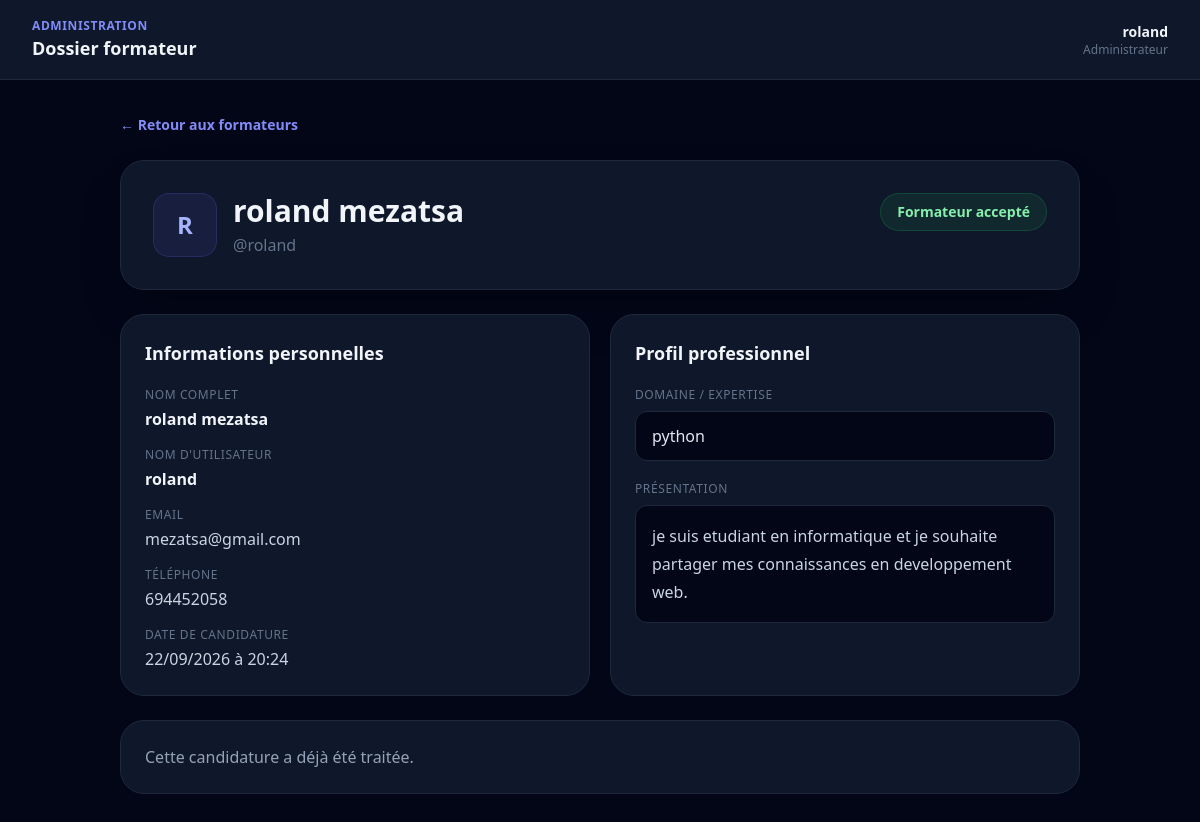
Page /admin-dashboard/formateurs/1/ (signed in) on the committed database.
### accounts/models.py (models this page shows, shortened)
class TrainerApplication(models.Model):
    STATUS_CHOICES = [
        ("pending", "En attente"),
        ("approved", "Acceptée"),
        ("rejected", "Refusée"),
    ]
    user = models.OneToOneField(
        settings.AUTH_USER_MODEL,
        on_delete=models.CASCADE,
        related_name="trainer_application"
    )
    full_name = models.CharField(
        max_length=200
    )
    phone = models.CharField(
        max_length=30
    )
    expertise = models.CharField(
        max_length=255
    )
    description = models.TextField()
    status = models.CharField(
        max_length=20,
        choices=STATUS_CHOICES,
        default="pending"
    )
    created_at = models.DateTimeField(
        auto_now_add=True
    )
    updated_at = models.DateTimeField(
        auto_now=True
    )

### app/views.py (the view)
@login_required
def admin_trainer_detail(request, application_id):
    if not request.user.is_superuser:
        return render(
            request,
            "app/access_denied.html",
            status=403
        )
    application = get_object_or_404(
        TrainerApplication,
        id=application_id
    )
    return render(
        request,
        "app/admin_trainer_detail.html",
        {
            "application": application
        }
    )

### config/template/app/admin_trainer_detail.html (shortened to what this page needs)
<!DOCTYPE html>
<html lang="fr">
<head>
    <script src="https://cdn.tailwindcss.com"></script>
</head>
<body class="bg-slate-950 text-slate-100 min-h-screen">
<header
    class="h-20
           bg-slate-900
           border-b border-slate-800
           flex items-center
           justify-between
           px-5 md:px-8"
>
    <div>
        <p
            class="text-xs
                   text-indigo-400
                   font-semibold
                   tracking-wider"
        >
            ADMINISTRATION
        </p>
        <h1 class="font-bold text-lg">
            Dossier formateur
        </h1>
    </div>
    <div class="text-right">
        <p class="text-sm font-semibold">
            {{ request.user.username }}
        </p>
        <p class="text-xs text-slate-500">
            Administrateur
        </p>
    </div>
</header>
<main class="max-w-5xl mx-auto px-5 md:px-8 py-8">
    <a
        href="{% url 'admin_trainers' %}"
        class="inline-flex
               items-center
               gap-2
               text-sm
               text-indigo-400
               hover:text-indigo-300
               font-semibold"
    >
        ← Retour aux formateurs
    </a>
    <div
        class="mt-6
               bg-slate-900
               border border-slate-800
               rounded-3xl
               p-6 md:p-8
               shadow-2xl"
    >
        <div
            class="flex
                   flex-col
                   md:flex-row
                   md:items-center
                   md:justify-between
                   gap-6"
        >
            <div
                class="flex
                       items-center
                       gap-4"
            >
                <div
                    class="w-16 h-16
                           rounded-2xl
                           bg-indigo-500/10
                           border
                           border-indigo-500/20
                           flex
                           items-center
                           justify-center
                           text-2xl
                           font-black
                           text-indigo-300"
                >
                    {{ application.full_name|first|upper }}
                </div>
                <div>
                    <h2
                        class="text-2xl md:text-3xl
                               font-black"
                    >
                        {{ application.full_name }}
                    </h2>
                    <p class="text-slate-500 mt-1">
                        @{{ application.user.username }}
                    </p>
                </div>
            </div>
            {% if application.status == "pending" %}
                <span
                    class="self-start
                           px-4 py-2
                           rounded-full
                           bg-orange-500/10
                           border border-orange-500/20
                           text-orange-300
                           text-sm
                           font-semibold"
                >
                    Candidature en attente
                </span>
            {% elif application.status == "approved" %}
                <span
                    class="self-start
                           px-4 py-2
                           rounded-full
                           bg-green-500/10
                           border border-green-500/20
                           text-green-300
                           text-sm
                           font-semibold"
                >
                    Formateur accepté
                </span>
            {% endif %}
        </div>
    </div>
    <div
        class="grid
               md:grid-cols-2
               gap-5
               mt-6"
    >
        <section
            class="bg-slate-900
                   border border-slate-800
                   rounded-3xl
                   p-6"
        >
            <h3
                class="text-lg
                       font-bold
                       mb-5"
            >
                Informations personnelles
            </h3>
            <div class="space-y-4">
                <div>
                    <p
                        class="text-xs
                               uppercase
                               tracking-wider
                               text-slate-500"
                    >
                        Nom complet
                    </p>
                    <p class="mt-1 font-semibold">
                        {{ application.full_name }}
                    </p>
                </div>
                <div>
                    <p
                        class="text-xs
                               uppercase
                               tracking-wider
                               text-slate-500"
                    >
                        Nom d'utilisateur
                    </p>
                    <p class="mt-1 font-semibold">
                        {{ application.user.username }}
                    </p>
                </div>
                <div>
                    <p
                        class="text-xs
                               uppercase
                               tracking-wider
                               text-slate-500"
                    >
                        Email
                    </p>
                    <p class="mt-1 text-slate-300">
                        {{ application.user.email }}
                    </p>
                </div>
                <div>
                    <p
                        class="text-xs
                               uppercase
                               tracking-wider
                               text-slate-500"
                    >
                        Téléphone
                    </p>
                    <p class="mt-1 text-slate-300">
                        {{ application.phone }}
                    </p>
                </div>
                <div>
                    <p
                        class="text-xs
                               uppercase
                               tracking-wider
                               text-slate-500"
                    >
                        Date de candidature
                    </p>
                    <p class="mt-1 text-slate-300">
                        {{ application.created_at|date:"d/m/Y à H:i" }}
                    </p>
                </div>
            </div>
        </section>
        <section
            class="bg-slate-900
                   border border-slate-800
                   rounded-3xl
                   p-6"
        >
            <h3
                class="text-lg
                       font-bold
                       mb-5"
            >
                Profil professionnel
            </h3>
            <div class="space-y-5">
                <div>
                    <p
                        class="text-xs
                               uppercase
                               tracking-wider
                               text-slate-500"
                    >
                        Domaine / expertise
                    </p>
                    <p
                        class="mt-2
                               px-4 py-3
                               rounded-xl
                               bg-slate-950
                               border border-slate-800
                               text-slate-200"
                    >
                        {{ application.expertise }}
                    </p>
                </div>
                <div>
                    <p
                        class="text-xs
                               uppercase
                               tracking-wider
                               text-slate-500"
                    >
                        Présentation
                    </p>
                    <div
                        class="mt-2
                               px-4 py-4
                               rounded-xl
                               bg-slate-950
                               border border-slate-800
                               text-slate-300
                               leading-7"
                    >
                        {{ application.description|linebreaks }}
                    </div>
                </div>
            </div>
        </section>
    </div>
    {% if application.status == "pending" %}
        <section
            class="mt-6
                   bg-slate-900
                   border border-slate-800
                   rounded-3xl
                   p-6"
        >
            <h3 class="text-lg font-bold">
                Décision administrative
            </h3>
            <p class="text-slate-500 text-sm mt-2">
                Vérifiez les informations du candidat avant
                de prendre une décision.
            </p>
            <div
                class="flex
                       flex-col
                       sm:flex-row
                       gap-3
                       mt-6"
            >
                <form
                    method="POST"
                    action="{% url 'admin_trainer_approve' application.id %}"
                    class="flex-1"
                >
                    {% csrf_token %}
                    <button
                        type="submit"
                        class="w-full
                               px-5 py-3
                               rounded-xl
                               bg-green-600
                               hover:bg-green-500
                               text-white
                               font-semibold
                               transition"
                    >
                        ✓ Accepter le formateur
                    </button>
                </form>
                <form
                    method="POST"
                    action="{% url 'admin_trainer_reject' application.id %}"
                    class="flex-1"
                >
                    {% csrf_token %}
                    <button
                        type="submit"
                        class="w-full
                               px-5 py-3
                               rounded-xl
                               bg-red-500/10
                               hover:bg-red-500/20
                               border border-red-500/20
                               text-red-300
                               font-semibold
                               transition"
                    >
                        ✕ Refuser la candidature
                    </button>
                </form>
            </div>
        </section>
    {% else %}
        <section
            class="mt-6
                   bg-slate-900
                   border border-slate-800
                   rounded-3xl
                   p-6"
        >
            <p class="text-slate-400">
                Cette candidature a déjà été traitée.
            </p>
        </section>
    {% endif %}
</main>
</body>
</html>

### rows in the picture
TrainerApplication: full_name|first "R", full_name "roland mezatsa", user.username "roland", user.email "mezatsa@gmail.com", phone "694452058", created_at "22/09/2026 à 20:24", expertise "python", description "je suis etudiant en informatique et je souhaite partager mes connaissances en developpement web."

### other values in the picture
{{ request.user.username }} "roland"
